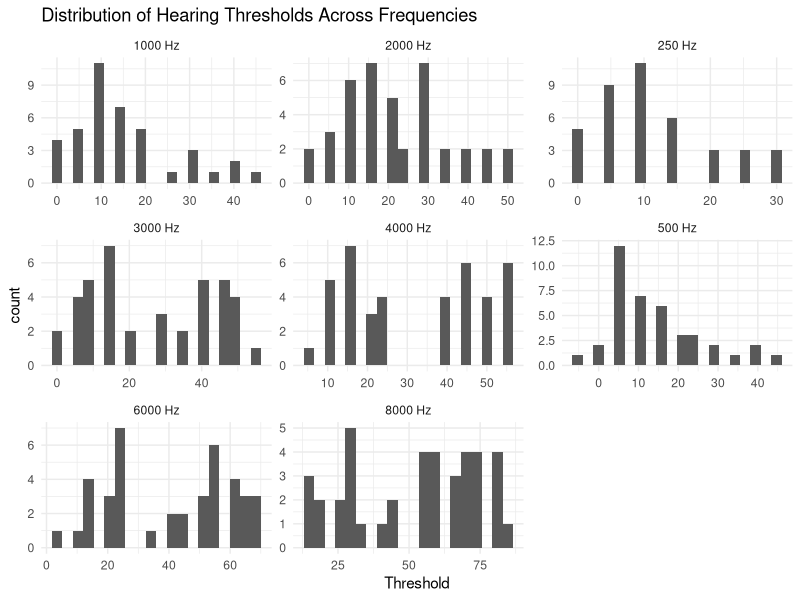
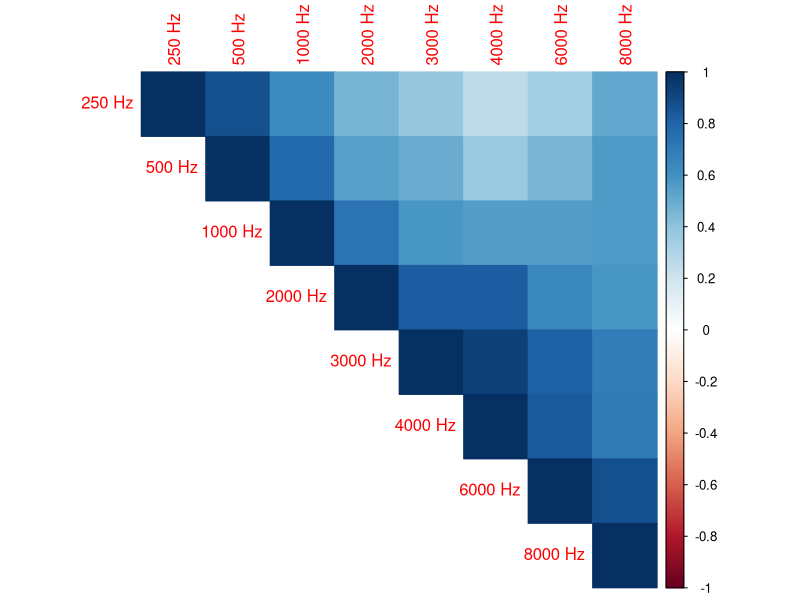
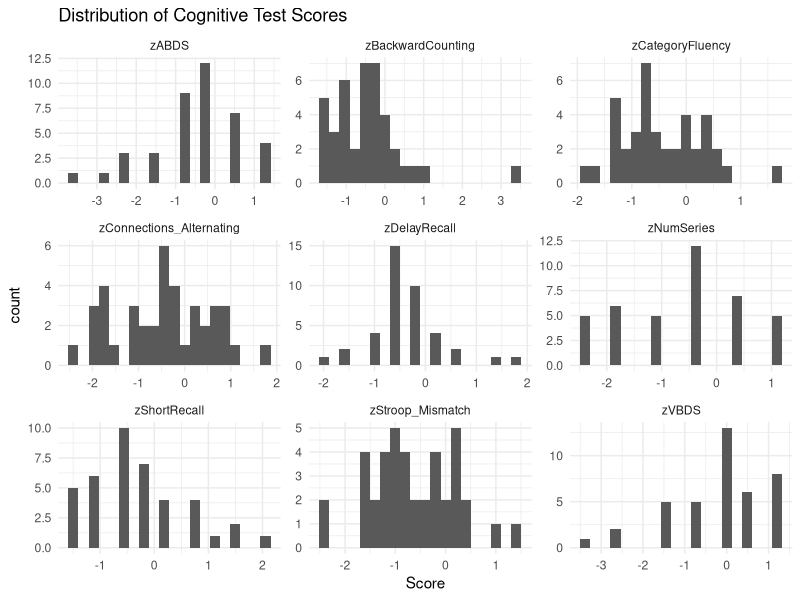
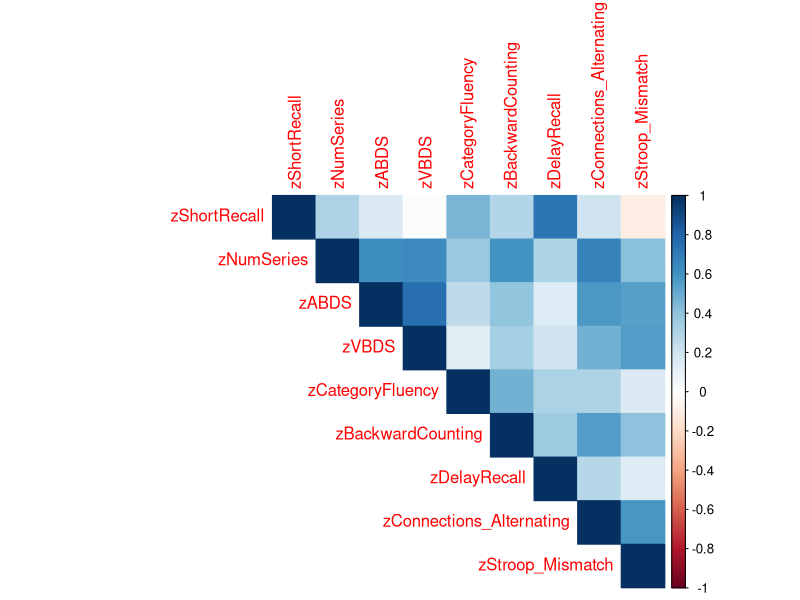

Here is the R script that generated these plots, in order: (Note: this script raises an error after producing the figures.)
## ---- chunk 1
knitr::opts_chunk$set(fig.path = "images/")
## ---- chunk 2

# Installing and loading the necessary libraries

install.packages("corrplot")
install.packages("combinat")

library(readxl)
library(tidyverse)
library(corrplot)
library(combinat)
## ---- chunk 3
auditory_variables <- read_excel("data/journal.pone.0331487.s002.xlsx",sheet = "AuditoryVariables",skip = 1) # Skipping the header above data columns because the auditory dataset contained multi-level headers

cognitive_variables <- read_excel("data/journal.pone.0331487.s002.xlsx",
                        sheet = "CognitiveVariables (z-scores)")
## ---- chunk 4
head(auditory_variables)
glimpse(auditory_variables)
## ---- chunk 5
head(cognitive_variables)
glimpse(cognitive_variables)
## ---- chunk 6
auditory_variables_long <- auditory_variables%>%
  pivot_longer(cols = `250 Hz`:`8000 Hz`,
               names_to = "Frequency",
               values_to = "Threshold")

ggplot(auditory_variables_long, aes(x = Threshold)) +
  geom_histogram(bins = 20) +
  facet_wrap(~Frequency, scales = "free") +
  theme_minimal() +
  labs(title = "Distribution of Hearing Thresholds Across Frequencies")
## ---- chunk 7
auditory_variables_1 <- auditory_variables %>%
  select(`250 Hz`:`8000 Hz`)

auditory_correlations <- cor(auditory_variables_1)

library(corrplot)
corrplot(auditory_correlations, method = "color", type = "upper")
## ---- chunk 8
cognitive_variables_long <- cognitive_variables %>%
  pivot_longer(cols = zShortRecall:zStroop_Mismatch,
               names_to = "Test",
               values_to = "Score")

ggplot(cognitive_variables_long, aes(x = Score)) +
  geom_histogram(bins = 20) +
  facet_wrap(~Test, scales = "free") +
  theme_minimal() +
  labs(title = "Distribution of Cognitive Test Scores")
## ---- chunk 9
cognitive_variables_1 <- cognitive_variables %>%
  select(zShortRecall:zStroop_Mismatch)

cognitive_correlation <- cor(cognitive_variables_1)

# drawing the correlation matrix

corrplot(cognitive_correlation, method = "color", type = "upper")
## ---- chunk 10
df <- read_excel(
  "data/journal.pone.0331487.s002.xlsx",
  sheet = "Predictors&Outcomes", ,skip = 1
)
df$HearGroup <- as.factor(df$HearGroup)

## ---- chunk 11
df %>%
  group_by(HearGroup) %>%
  summarise(
    n = n(),
    Age_mean = mean(Age),
    Age_sd = sd(Age),
    Age_min = min(Age),
    Age_max = max(Age)
  )
## ---- chunk 12
table(df$HearGroup, df$Sex)
## ---- chunk 13

auditory_variables_long <- auditory_variables %>%
  select(HearGroup, `250 Hz`, `500 Hz`, `1000 Hz`, `2000 Hz`, `4000 Hz`, `8000 Hz`) %>%
  pivot_longer(
    cols = `250 Hz`:`8000 Hz`,
    names_to = "Frequency",
    values_to = "Threshold"
  ) %>%
  mutate(
    Frequency = factor(
      Frequency,
      levels = c("250 Hz", "500 Hz", "1000 Hz", "2000 Hz", "4000 Hz", "8000 Hz")
    )
  )

auditory_variables_summary <- auditory_variables_long %>%
  group_by(HearGroup, Frequency) %>%
  summarise(
    mean_threshold = mean(Threshold, na.rm = TRUE),
    sd_threshold = sd(Threshold, na.rm = TRUE),
    .groups = "drop"
  )

auditory_variables_summary
## ---- chunk 14
ggplot(aud_summary, aes(x = Frequency, y = mean_threshold,
                        group = HearGroup, shape = HearGroup, linetype = HearGroup)) +
  geom_line(color = "black") +
  geom_point(color = "black", size = 2.5) +
  geom_errorbar(
    aes(ymin = mean_threshold - sd_threshold, ymax = mean_threshold + sd_threshold),
    width = 0.1,
    color = "black"
  ) +
  scale_y_reverse() +
  labs(
    title = "Mean Audiograms for the Two Listener Groups",
    x = "Frequency (Hz)",
    y = "Threshold (dB HL)"
  ) +
  theme_classic()
## ---- chunk 15

df$HearGroup <- factor(df$HearGroup, levels = c("ONH", "OHI"))

plot_df <- df %>%
  select(HearGroup, Audiogram_PCA, Glimpsing, WorkingMemory_PCA, Vocabulary) %>%
  pivot_longer(
    cols = c(Audiogram_PCA, Glimpsing, WorkingMemory_PCA, Vocabulary),
    names_to = "Variable",
    values_to = "Value"
  ) %>%
  mutate(
    Variable = factor(
      Variable,
      levels = c("Audiogram_PCA", "Glimpsing", "WorkingMemory_PCA", "Vocabulary"),
      labels = c("Audiogram PCA", "Glimpsing (z-score)", "Working Memory PCA", "Vocab.Knowledge -z-score")
    )
  )

ggplot(plot_df, aes(x = HearGroup, y = Value)) +
  geom_violin(trim = FALSE, fill = "grey80", color = "black") +
  geom_boxplot(width = 0.12, fill = "white", outlier.shape = NA) +
  stat_summary(fun = median, geom = "point", size = 2) +
  facet_wrap(~Variable, scales = "free_y", nrow = 1) +
  labs(
    x = NULL,
    y = NULL,
    title = "Violin plots for the four predictor variables"
  ) +
  theme_classic()
## ---- chunk 16

# writing a fucntion to compute the dominance

compute_dominance <- function(data, outcome) {
  
  predictors <- c("Audiogram_PCA", "Glimpsing", 
                  "WorkingMemory_PCA", "Vocabulary")
  # Above are the four predictir variables we are considering
  
  all_subsets <- unlist(
    lapply(1:length(predictors), function(x) {
      combn(predictors, x, simplify = FALSE)
    }),
    recursive = FALSE
  )
  
  # The above step actually is for creating all the combinations of predictor variable subsets.     because the dominance value calculation they did was based on all possible regression      submodels.
  
  results <- data.frame()
  
  # Compute R² for all subsets (every combination) I defined above, and i can store in results data frame.
  
  for (subset in all_subsets) {
    
    formula <- as.formula(
      paste(outcome, "~", paste(subset, collapse = " + "))
    )
    
    model <- lm(formula, data = data) # here is we use the multiple regression models
    
    results <- rbind(results, data.frame(
      Predictors = paste(subset, collapse = ","),
      R2 = summary(model)$r.squared
    ))
  }
  
  # Creating an empty table to store dominance values For each predictor, I will calculate its    average contribution to R² across all possible subsets
  
  dominance <- data.frame(Predictor = predictors, Contribution = 0)
  
  for (pred in predictors) { # I am trying to store calculated contribution values now
    
    contrib_values <- c()
    
    for (subset in all_subsets) {
      
      if (!(pred %in% subset)) next
      
      subset_without <- setdiff(subset, pred) # I remember using this for the wordplay game assignment. I use it here to consider different subsets. 
      
      formula_with <- as.formula(
        paste(outcome, "~", paste(subset, collapse = " + "))
      )
      
      model_with <- lm(formula_with, data = data)
      r2_with <- summary(model_with)$r.squared
      
      if (length(subset_without) == 0) {
        r2_without <- 0
      } else {
        formula_without <- as.formula(
          paste(outcome, "~", paste(subset_without, collapse = " + "))
        )
        model_without <- lm(formula_without, data = data)
        r2_without <- summary(model_without)$r.squared 
      }
      # extracting r2 from each model summary above for predictor subsets with and both without that predictor in the subset
      
      contrib_values <- c(contrib_values, r2_with - r2_without)
    }
    
    dominance$Contribution[dominance$Predictor == pred] <- mean(contrib_values)
  }
  
  return(dominance)
}
## ---- chunk 17
df_ONH <- df %>% filter(HearGroup == "ONH")

dominance_test <- compute_dominance(df_ONH, "D1_SRT50_ESTOI")

dominance_test
## ---- chunk 18
outcomes <- c(
  "D1_SRT20_ESTOI", "D1_SRT50_ESTOI", "D1_SRT80_ESTOI",
  "D2_SRT20_ESTOI", "D2_SRT50_ESTOI", "D2_SRT80_ESTOI",
  "D3_SRT20_ESTOI", "D3_SRT50_ESTOI", "D3_SRT80_ESTOI"
)

run_all <- function(data, group_name) {
  
  results <- data.frame()
  
  for (out in outcomes) {
    
    dom <- compute_dominance(data, out)
    
    dom$Outcome <- out
    dom$Group <- group_name
    
    results <- rbind(results, dom)
  }
  
  return(results)
}

dom_ONH <- run_all(df %>% filter(HearGroup == "ONH"), "ONH")
dom_OHI <- run_all(df %>% filter(HearGroup == "OHI"), "OHI")

dominance_all <- rbind(dom_OHI, dom_ONH)
dominance_all
## ---- chunk 19
summary_dominance_analysis <- dominance_all %>%
  group_by(Group, Predictor) %>%
  summarise(
    Mean_Contribution = mean(Contribution),
    SD = sd(Contribution)
  )

summary_dominance_analysis
## ---- chunk 20
summary_dominance_analysis_table<- summary_dominance_analysis %>%
  group_by(Group) %>%
  arrange(Group, desc(Mean_Contribution))

summary_dominance_analysis_table
## ---- chunk 21
dominance_all <- dominance_all %>%
  mutate(
    Dataset = substr(Outcome, 1, 2),
    SRT = case_when(
      grepl("20", Outcome) ~ "SRT20",
      grepl("50", Outcome) ~ "SRT50",
      grepl("80", Outcome) ~ "SRT80"
    )
  )
## ---- chunk 22
aud_plot <- dominance_all %>%
  filter(Predictor == "Audiogram_PCA")

aud_plot$Group <- factor(aud_plot$Group, levels = c("ONH", "OHI"))

ggplot(aud_plot, aes(x = SRT, y = Contribution, fill = Dataset)) +
  geom_col(position = "dodge") +
  facet_wrap(~Group) +
  theme_classic()
## ---- chunk 23

glmp_plot <- dominance_all %>%
  filter(Predictor == "Glimpsing")

glmp_plot$Group <- factor(glmp_plot$Group, levels = c("ONH", "OHI"))

ggplot(glmp_plot, aes(x = SRT, y = Contribution, fill = Dataset)) +
  geom_col(position = "dodge") +
  facet_wrap(~Group) +
  theme_classic() +
  labs(title = "Glimpsing")

wm_plot <- dominance_all %>%
  filter(Predictor == "WorkingMemory_PCA")

wm_plot$Group <- factor(wm_plot$Group, levels = c("ONH", "OHI"))

ggplot(wm_plot, aes(x = SRT, y = Contribution, fill = Dataset)) +
  geom_col(position = "dodge") +
  facet_wrap(~Group) +
  theme_classic() +
  labs(title = "Working Memory")

voc_plot <- dominance_all %>%
  filter(Predictor == "Vocabulary")

voc_plot$Group <- factor(voc_plot$Group, levels = c("ONH", "OHI"))

ggplot(voc_plot, aes(x = SRT, y = Contribution, fill = Dataset)) +
  geom_col(position = "dodge") +
  facet_wrap(~Group) +
  theme_classic() +
  labs(title = "Vocabulary Knowledge")
## ---- chunk 24
df$HearGroup <- factor(df$HearGroup, levels = c("ONH", "OHI"))

# predictor variables used in the paper
predictor_vars <- c(
  "Audiogram_PCA",
  "SpeechModulation_PCA",
  "WorkingMemory_PCA",
  "EpisodicMemory_PCA",
  "Interference_PCA",
  "Vocabulary",
  "LinguisticClosure",
  "Glimpsing"
)

# all experimental speech outcome variables
outcome_vars <- c(
  "D1_SRT20_ESTOI", "D1_SRT50_ESTOI", "D1_SRT80_ESTOI",
  "D2_SRT20_ESTOI", "D2_SRT50_ESTOI", "D2_SRT80_ESTOI",
  "D3_SRT20_ESTOI", "D3_SRT50_ESTOI", "D3_SRT80_ESTOI",
  "Overall_PCA (Experimental)"
)
## ---- chunk 25
get_cor_table <- function(data, predictors, outcomes, group_name) {
  
  results <- data.frame()
  
  for (pred in predictors) {
    for (out in outcomes) {
      
      r_value <- cor(data[[pred]], data[[out]], use = "complete.obs")
      
      results <- rbind(
        results,
        data.frame(
          Group = group_name,
          Predictor = pred,
          Outcome = out,
          Correlation = r_value
        )
      )
    }
  }
  
  return(results)
}

## ---- chunk 26
cor_onh <- get_cor_table(
  data = df %>% filter(HearGroup == "ONH"),
  predictors = predictor_vars,
  outcomes = outcome_vars,
  group_name = "ONH"
)

cor_ohi <- get_cor_table(
  data = df %>% filter(HearGroup == "OHI"),
  predictors = predictor_vars,
  outcomes = outcome_vars,
  group_name = "OHI"
)

correlation_of_all <- bind_rows(cor_onh, cor_ohi)

head(correlation_of_all)
## ---- chunk 27
correlation_table_wide <- correlation_of_all %>%
  pivot_wider(
    names_from = Outcome,
    values_from = Correlation
  )

correlation_table_wide
